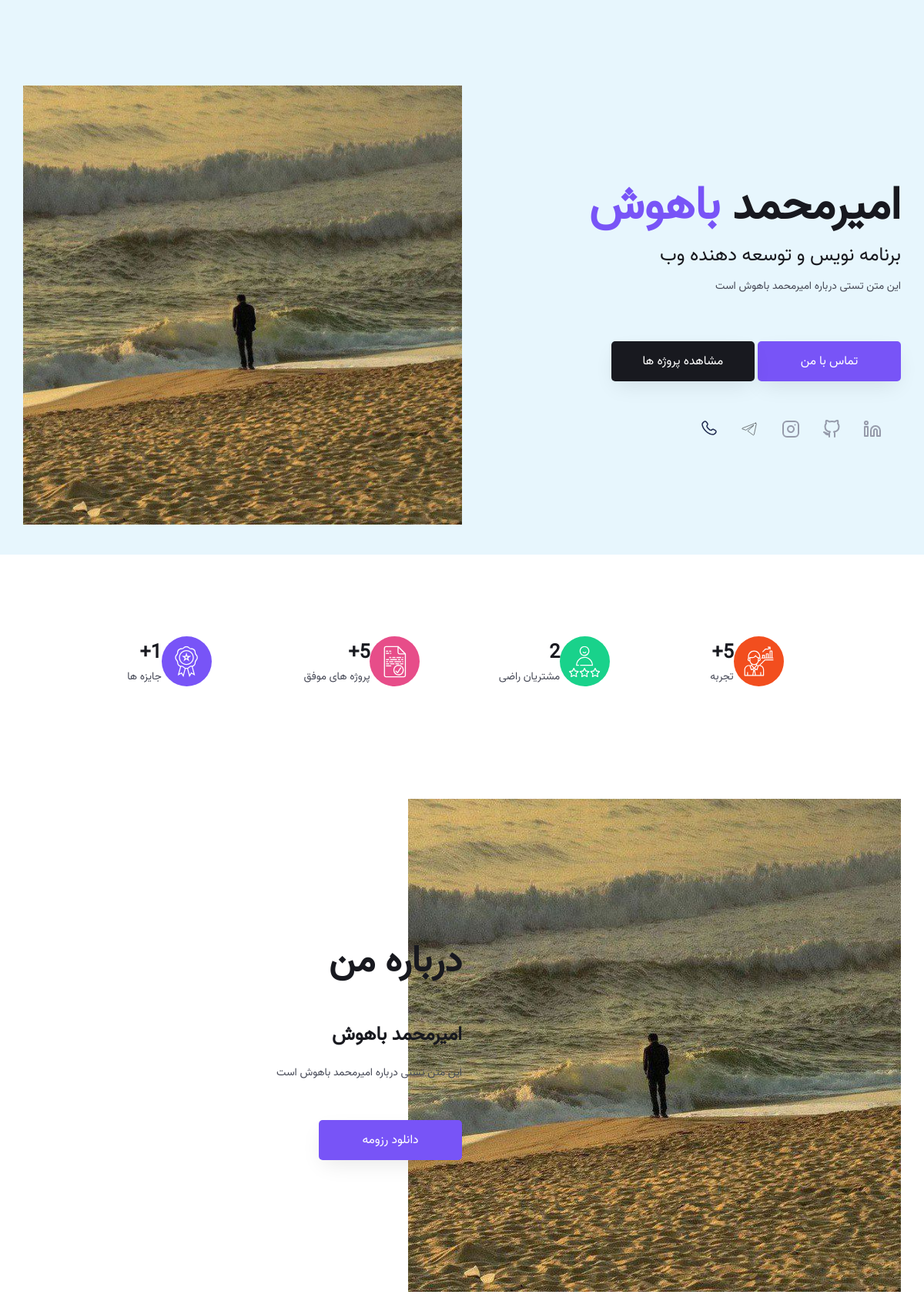
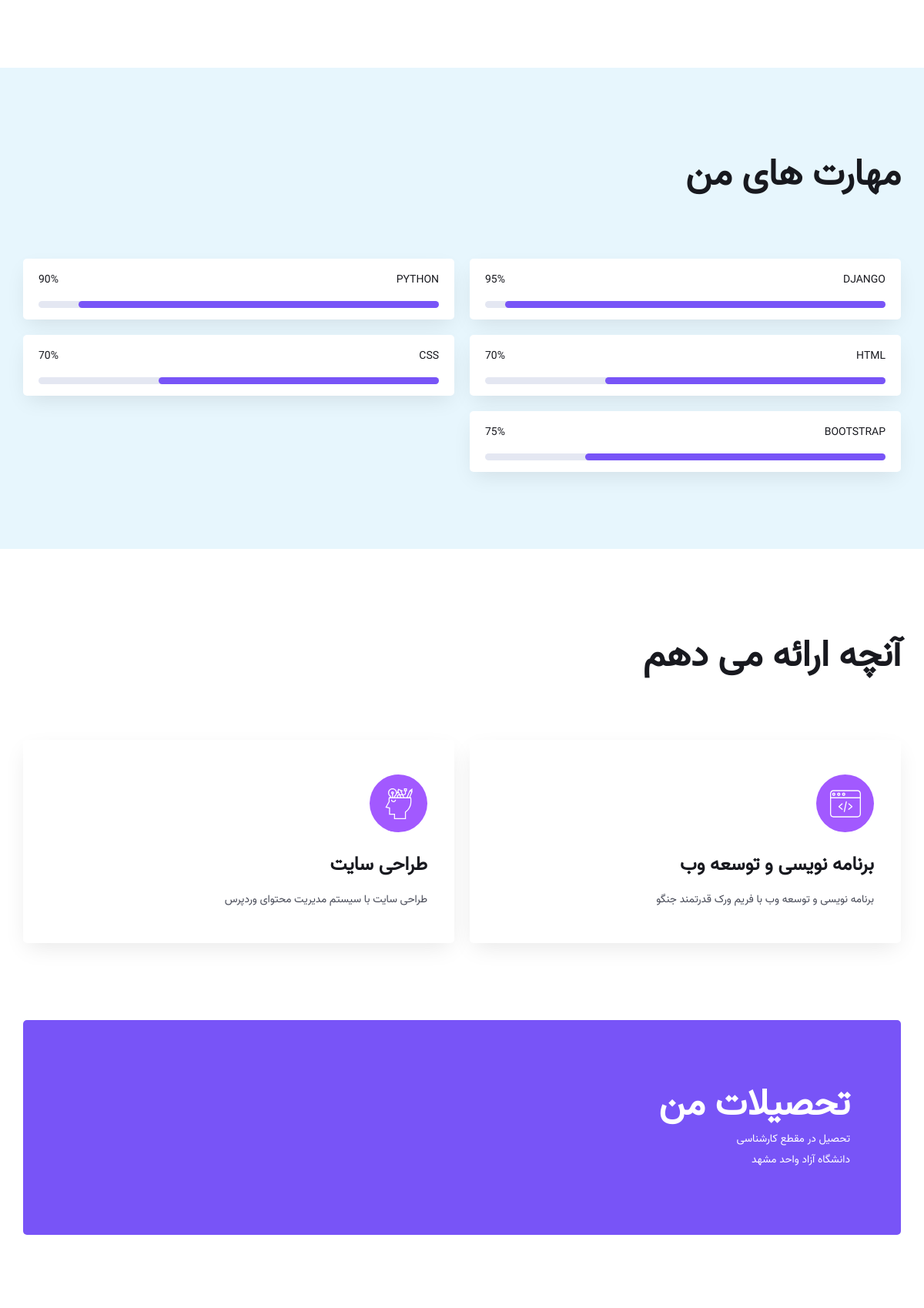
The page / (upper part) on the database its author committed (2 pictures, top to bottom).
### home/models.py (models this page shows, shortened)
class PersonalInfo(models.Model):
    first_name = models.CharField(max_length=100, verbose_name="نام")
    last_name = models.CharField(max_length=100, verbose_name="نام خانوادگی")
    avatar = models.ImageField(upload_to='images/avatar', verbose_name='تصویر آواتار')
    job_position = models.CharField(max_length=100, verbose_name="سمت شغلی")
    about_me_text = models.TextField(verbose_name='درباره من')
    my_resume = models.FileField(upload_to='files/my_resume', verbose_name='رزومه من', null=True, blank=True)
    phone_number = models.CharField(max_length=15, verbose_name='تلفن همراه', null=True, blank=True)
    instagram = models.URLField(verbose_name='اینستاگرام', null=True, blank=True)
    telegram = models.URLField(verbose_name='تلگرام', null=True, blank=True)
    github = models.URLField(verbose_name='گیتهاب', null=True, blank=True)
    linkedin = models.URLField(verbose_name='لینکدین', null=True, blank=True)
    status = models.BooleanField(default=True, verbose_name='فعال / غیرفعال')
    class Meta:
        verbose_name = 'اطلاعات شخصی من'
        verbose_name_plural = 'اطلاعات های شخصی من'

class MySkill(models.Model):
    title = models.CharField(max_length=100, verbose_name='عنوان مهارت')
    progress_value = models.IntegerField(verbose_name='درصد')
    progress_width = models.IntegerField(verbose_name='عرض')
    status = models.BooleanField(default=True, verbose_name='فعال / غیرفعال')
    class Meta:
        verbose_name = 'مهارت من'
        verbose_name_plural = 'مهارت های من'

class Service(models.Model):
    title = models.CharField(max_length=100, verbose_name='عنوان سرویس')
    image = models.FileField(upload_to='images/offer', verbose_name='تصویر')
    description = models.TextField(verbose_name='توضیحات')
    status = models.BooleanField(default=True, verbose_name='فعال / غیرفعال')
    class Meta:
        verbose_name = 'سرویس'
        verbose_name_plural = 'سرویس ها'

### home/views.py (the view)
# urls.py: path('', views.HomeView.as_view(), name='home_page'),
class HomeView(TemplateView):
    template_name = 'home/home_page.html'
    def get_context_data(self, **kwargs):
        context = super(HomeView, self).get_context_data(**kwargs)
        context['personal_info'] = PersonalInfo.objects.filter(status=True).first()
        context['my_skills'] = MySkill.objects.filter(status=True)
        context['services'] = Service.objects.filter(status=True)
        context['my_projects'] = MyProject.objects.filter(status=True)
        context['certificates'] = CertificatesOfAppreciation.objects.filter(status=True)
        return context

### home/templates/home/home_page.html (shortened to what this page needs)
{% extends 'shared/_layout.html' %}
{% load render_partial %}
{% load thumbnail %}
{% block content %}
    <main>
        <section class="hero-section" id="index">
            <div class="container">
                <div class="hero-inner d-flex">
                    <div class="col-left">
                        <h1 class="heading">{{ personal_info.first_name }}
                            <span>{{ personal_info.last_name }}</span>
                        </h1>
                        <h4 class="heading2">{{ personal_info.job_position }}</h4>
                        <p class="paragraph"> {{ personal_info.about_me_text }} </p>
                        <div class="btn-blk">
                            <a href="#contact" class="btn btn-blue">تماس با من</a>
                            <a href="#portfolio" class="btn btn-black">مشاهده پروژه ها</a>
                        </div>
                        <div class="social">
                            <ul>
                                <li class="social-icon"><a href="{{ personal_info.linkedin }}"><img
                                        src="/static/assets/images/social-icons/feather_linkedin.svg"
                                        alt="linkedin"></a>
                                </li>
                                <li class="social-icon"><a href="{{ personal_info.github }}"><img
                                        src="/static/assets/images/social-icons/feather_github.svg" alt="github"></a>
                                </li>
                                <li class="social-icon"><a href="{{ personal_info.instagram }}"><img
                                        src="/static/assets/images/social-icons/feather_instagram.svg" alt="instagram"></a>
                                </li>
                                <li class="social-icon"><a href="{{ personal_info.telegram }}"><img
                                        src="/static/assets/images/social-icons/telegram-svgrepo-com%20(1).svg"
                                        alt="telegram"></a>
                                </li>
                                <li class="social-icon"><a href="tel:{{ personal_info.phone_number }}"><img
                                        src="/static/assets/images/social-icons/phone-svgrepo-com.svg"
                                        alt="phone_number"></a>
                                </li>
                            </ul>
                        </div>
                    </div>
                    <div class="col-right">
                        {% thumbnail personal_info.avatar "987x1041" quality=80 crop='center' as im %}
                            <img src="{{ im.url }}" alt="{{ personal_info.last_name }}">
                        {% endthumbnail %}
                    </div>
                </div>
            </div>
        </section>
        <section class="features">
            <div class="container">
                <div class="features-inner d-grid">
                    <div class="feature-item d-flex">
                        <div class="icon d-flex color1">
                            <img src="/static/assets/images/experience.svg" alt="experience">
                        </div>
                        <div>
                            <h3>5+</h3>
                            <p>تجربه</p>
                        </div>
                    </div>
                    <div class="feature-item d-flex">
                        <div class="icon d-flex color2">
                            <img src="/static/assets/images/happy-clients.svg" alt="happy clients ">
                        </div>
                        <div>
                            <h3>2</h3>
                            <p>مشتریان راضی</p>
                        </div>
                    </div>
                    <div class="feature-item d-flex">
                        <div class="icon d-flex color3">
                            <img src="/static/assets/images/projects-completed.svg" alt="happy clients ">
                        </div>
                        <div>
                            <h3>5+</h3>
                            <p>پروژه های موفق</p>
                        </div>
                    </div>
                    <div class="feature-item d-flex">
                        <div class="icon d-flex  color4">
                            <img src="/static/assets/images/awards-won.svg" alt="awards ">
                        </div>
                        <div>
                            <h3>1+</h3>
                            <p>جایزه ها</p>
                        </div>
                    </div>
                </div>
            </div>
        </section>
        <section class="about ptb-100" id="about">
            <div class="container">
                <div class="about-inner d-flex">
                    <div class="about-col-left">
                        {% thumbnail personal_info.avatar "546x584" quality=80 crop='center' as im %}
                            <img src="{{ im.url }}" alt="{{ personal_info.last_name }}">
                        {% endthumbnail %}
                    </div>
                    <div class="about-col-right">
                        <h2 class="about-heading">درباره من</h2>
                        <h3 class="about2">{{ personal_info.first_name }} {{ personal_info.last_name }}</h3>
                        <p class="about3">{{ personal_info.about_me_text }}</p>
                        <div class="about-btn-blk">
                            <a target="_blank" href="{{ personal_info.my_resume.url }}" class="btn btn-blue about-btn">دانلود رزومه</a>
                        </div>
                    </div>
                </div>
            </div>
        </section>
        <section class="experience ptb-100" id="experience">
            <div class="container">
                <h2>مهارت های من </h2>
                <div class="experience-inner d-grid">
                    {% for skill in my_skills %}
                        <div class="progressbar-item">
                            <div class="progressbar-content d-flex">
                                <h3>{{ skill.title }}</h3>
                                <h4>{{ skill.progress_value }}%</h4>
                            </div>
                            <div class="progessbar-bg">
                                <div class="progressbar-size" style="width:{{ skill.progress_width }}%">
                                </div>
                            </div>
                        </div>
                    {% endfor %}
                </div>
            </div>
        </section>
        <section class="services ptb-100" id="services">
            <div class="container">
                <h2>آنچه ارائه می دهم</h2>
                <div class="services-inner d-grid">
                    {% for service in services %}
                        <div class="services-block">
                            <div class="service-icon color2 d-flex">
                                <img src="{{ service.image.url }}" style="width: 40px" height="40px"
                                     alt="{{ service.title }}">
                            </div>
                            <h3>{{ service.title }}</h3>
                            <p>{{ service.description }} </p>
                        </div>
                    {% endfor %}
                </div>
            </div>
        </section>
        <section class="cta">
            <div class="container">
                <div class="cta-inner d-flex">
                    <div class="cta-content">
                        <h3>تحصیلات من</h3>
                        <p>تحصیل در مقطع کارشناسی دانشگاه آزاد واحد مشهد</p>
                    </div>
                </div>
            </div>
        </section>
        <section class="projects ptb-100" id="certificate">
        </section>
    </main>
{% endblock %}

### templates/shared/_layout.html (shortened to what this page needs)
{% load render_partial %}
<!DOCTYPE html>
<html dir="rtl" lang="en">
<head>
    {% include 'shared/header_references.html' %}
</head>
<body>
{% block content %}{% endblock %}
</body>
</html>

### templates/shared/header_references.html (shortened to what this page needs)
<link rel="stylesheet" href="/static/assets/css/main.css">
<link rel="stylesheet" href="/static/assets/css/owl.carousel.css">
<link rel="stylesheet" href="/static/assets/css/owl.theme.green.css">

### rows shown on the page
PersonalInfo: first_name "امیرمحمد", last_name "باهوش", job_position "برنامه نویس و توسعه دهنده وب", about_me_text "این متن تستی درباره امیرمحمد باهوش است"
MySkill: title "DJANGO", progress_value "95", progress_width 95 (drawn)
MySkill: title "PYTHON", progress_value "90", progress_width 90 (drawn)
MySkill: title "HTML", progress_value "70", progress_width 70 (drawn)
MySkill: title "CSS", progress_value "70", progress_width 70 (drawn)
MySkill: title "BOOTSTRAP", progress_value "75", progress_width 75 (drawn)
Service: image (picture), title "برنامه نویسی و توسعه وب", description "برنامه نویسی و توسعه وب با فریم ورک قدرتمند جنگو"
Service: image (picture), title "طراحی سایت", description "طراحی سایت با سیستم مدیریت محتوای وردپرس"
